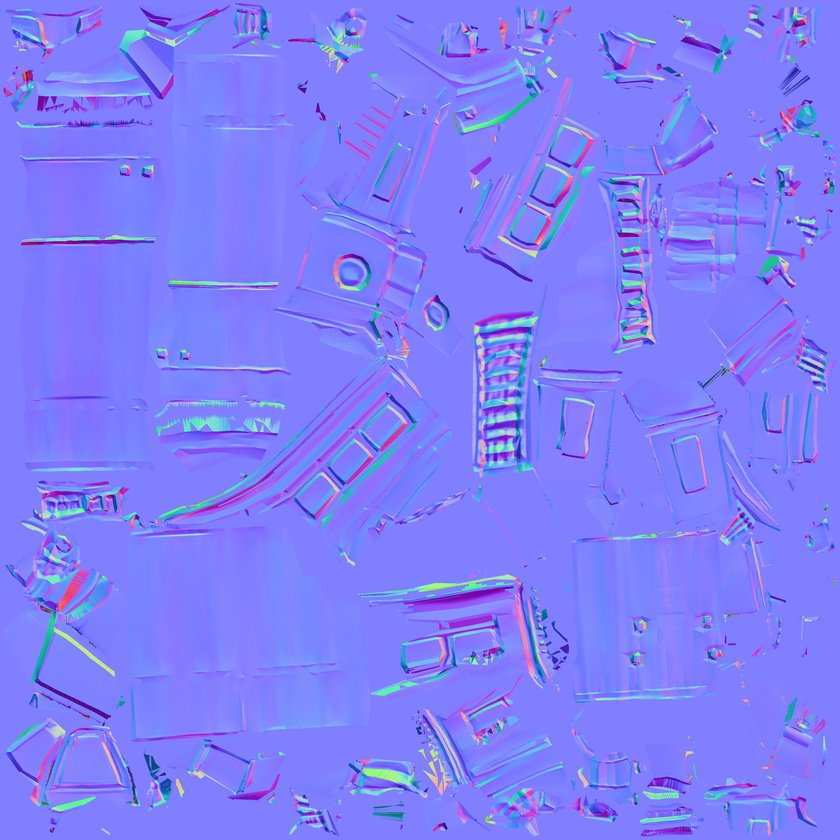
#> input picture tools/tex_WeaponBFG_0_img0.png, 840 x 840 px, shrunk from 2048 x 2048 before the run
$ python repair_normal_map.py tex_WeaponBFG_0_img0.png
#> lines starting #> are read from the running program, lines starting #| are printed output that depends on the picture; long printed decimals are rounded
#!/usr/bin/env python3
"""Reconstruct the blue channel of a tangent-space normal map from its R/G.

WHEN THIS IS VALID
    A tangent-space normal is a UNIT vector with z >= 0, so z is fully implied
    by x and y:  z = sqrt(1 - x^2 - y^2).  If R/G survived intact, B carries no
    independent information and can be recomputed exactly. That is the whole
    repair.

    It is only valid when R/G really are intact. This script REFUSES to run
    unless it can show that, and prints the evidence either way:
      * mean(R), mean(G) close to 127.5  (no directional bias baked in)
      * x^2 + y^2 <= 1 for every texel   (a real z exists everywhere)
    If x^2+y^2 exceeds 1 anywhere meaningful, the XY data is damaged too and the
    set must be RE-EXPORTED or RETIRED, not repaired. Use --force only if you
    have read the numbers and accept clamping.

CROSS-CHECK
    Both maps repaired so far were not randomly destroyed — they were INVERTED
    (B_stored = 255 - B_true, corr < -0.999). When that is the case there are
    two INDEPENDENT reconstructions of B: the geometric one, sqrt(1-x^2-y^2),
    and the arithmetic one, 255 - B_stored. The script reports how closely they
    agree. Agreement to ~1 grey level is strong proof the repair is right and
    not merely plausible.

USAGE
    python tools/repair_normal_map.py assets/surface_library/<set>/normal.png
    python tools/repair_normal_map.py <path> --xy-scale 0.45   # also tame loudness
    python tools/repair_normal_map.py <path> --dry-run         # analyse only

The original is preserved as <name>.corrupt.bak next to it (never deleted).
"""

from __future__ import annotations

import argparse
import shutil
import sys
from pathlib import Path

import numpy as np
from PIL import Image

Image.MAX_IMAGE_PIXELS = None

XY_MEAN_TOL = 3.0      # |mean - 127.5| allowed before we call R/G biased
OVERUNIT_TOL = 0.001   # fraction of texels allowed to have x^2+y^2 > 1


def main(argv=None) -> int:
    ap = argparse.ArgumentParser(prog="repair_normal_map.py", description=__doc__,
                                 formatter_class=argparse.RawDescriptionHelpFormatter)
    ap.add_argument("path", help="normal map PNG to repair in place")
    ap.add_argument("--xy-scale", type=float, default=1.0,
                    help="scale the XY deviation from neutral (e.g. 0.45 to tame an "
                         "over-loud map). Default 1.0 = leave the art alone.")
    ap.add_argument("--dry-run", action="store_true", help="report only, write nothing")
    ap.add_argument("--force", action="store_true",
                    help="repair even if the R/G integrity checks fail (clamps)")
    args = ap.parse_args(argv)

    p = Path(args.path)
    if not p.is_file():
        print(f"no such file: {p}", file=sys.stderr)
        return 2

    with Image.open(p) as im:
#> im is the input picture: PIL image 840x840 RGB; mean R, G, B 126.8, 127.2, 248.7
        mode, size = im.mode, im.size
#> mode = 'RGB'; size = (840, 840)
        a = np.asarray(im.convert("RGB"), dtype=np.float64)

    r, g, b = a[..., 0], a[..., 1], a[..., 2]
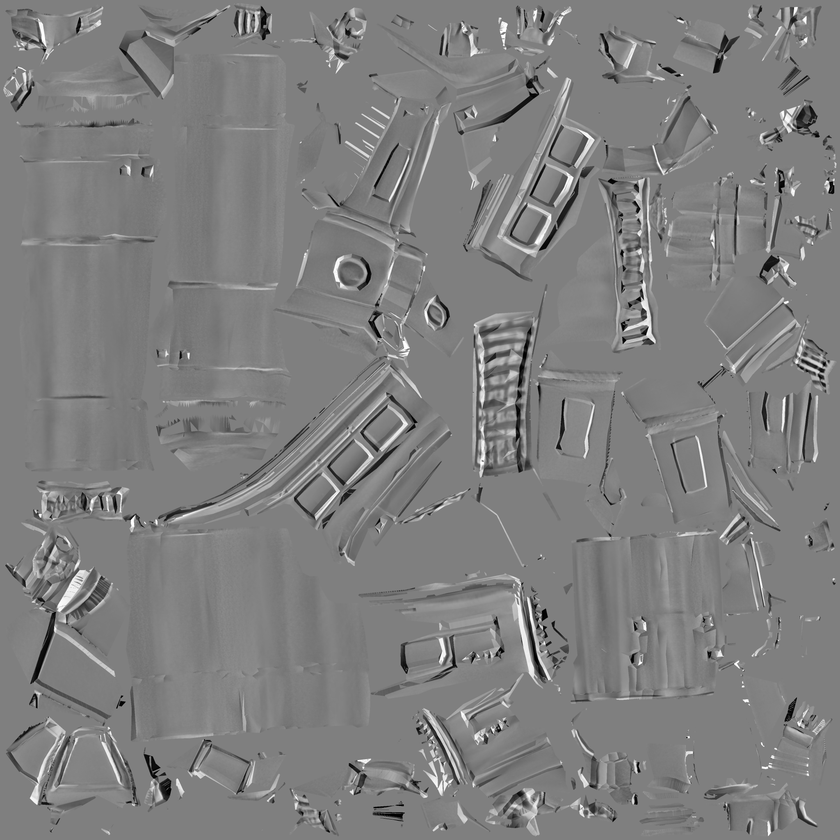
#> r: shape (840, 840) float64; min 0, max 255, mean 126.8
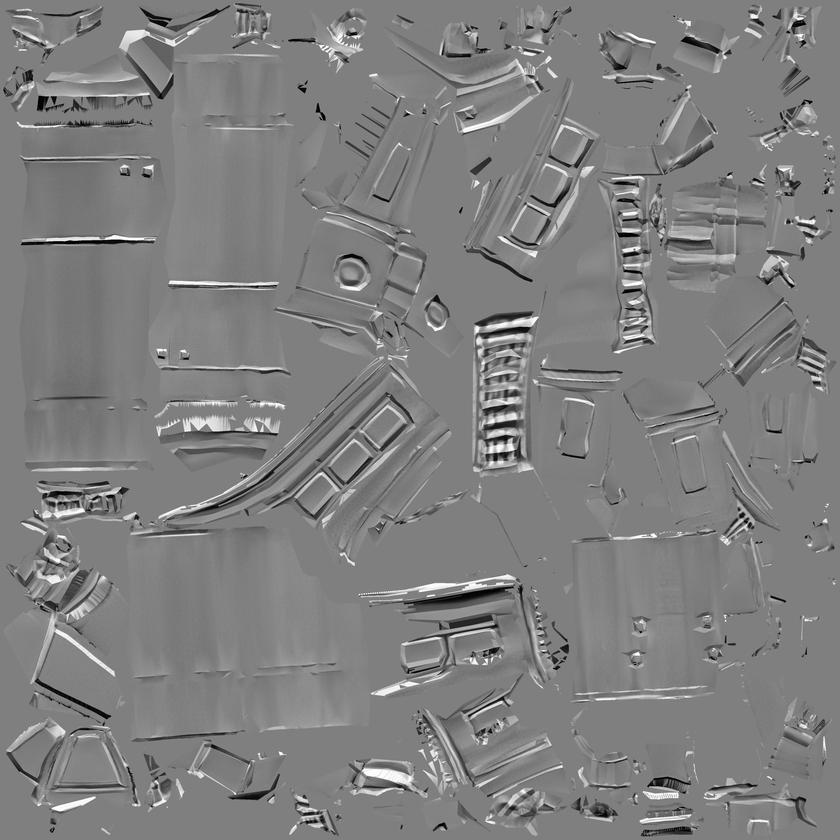
#> g: shape (840, 840) float64; min 0, max 255, mean 127.2
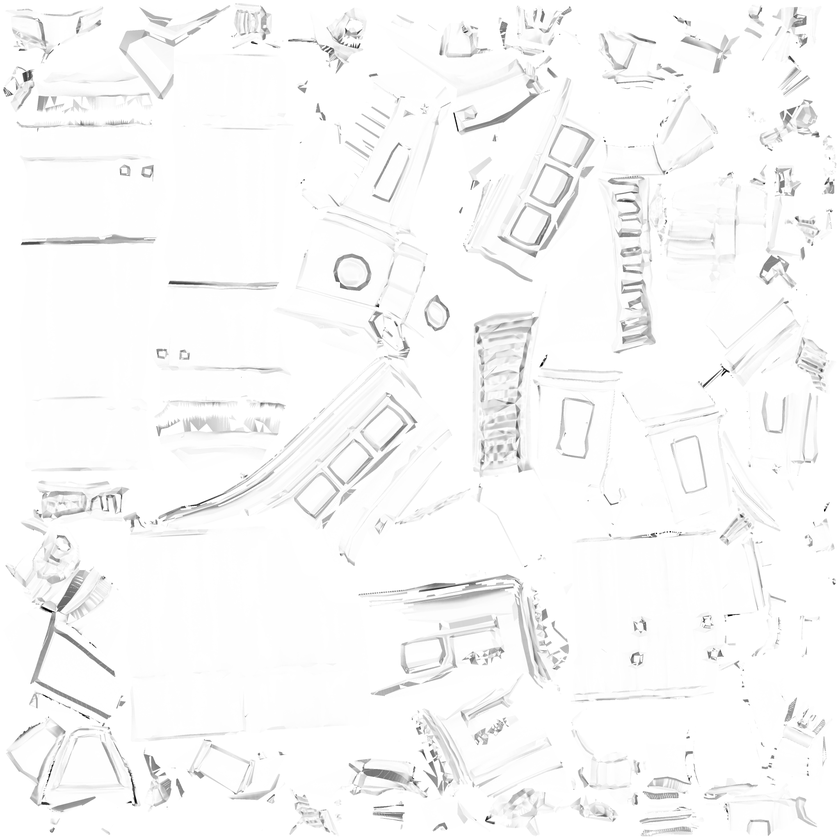
#> b: shape (840, 840) float64; min 0, max 255, mean 248.7
    x = r / 127.5 - 1.0
    y = g / 127.5 - 1.0
    xy2 = x * x + y * y
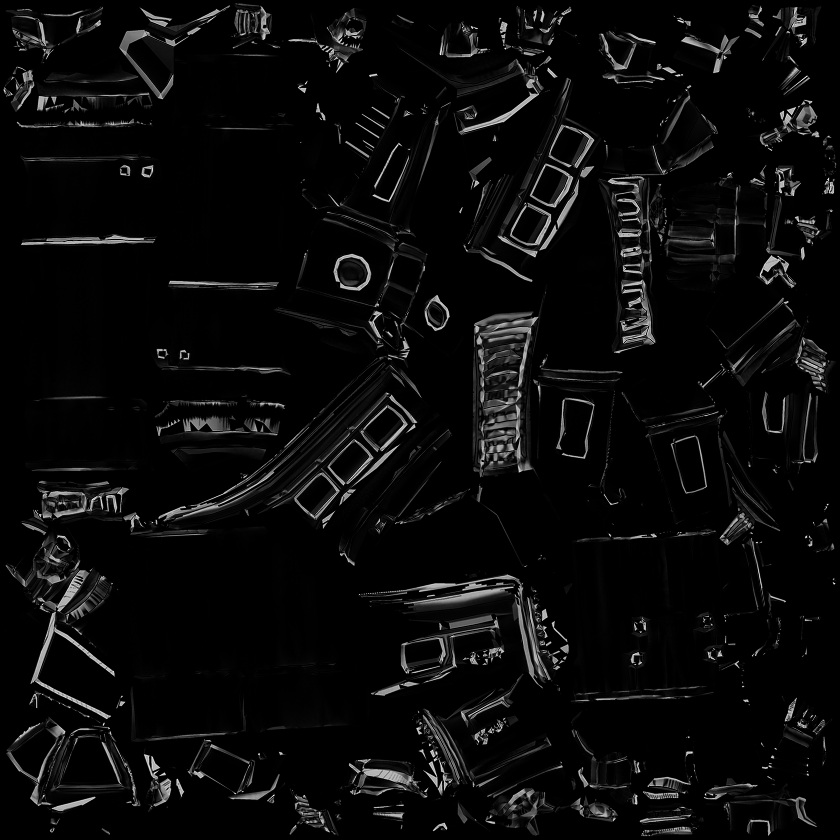
#> xy2: shape (840, 840) float64; min 3.08e-05, max 1.4, mean 0.0593; drawn with min black and max white

    over = float((xy2 > 1.0).mean())
#> over = 0.00541
    dr, dg = abs(r.mean() - 127.5), abs(g.mean() - 127.5)
#> dr = 0.672; dg = 0.268

    print(f"file      {p}  ({mode}, {size[0]}x{size[1]})")
#| file      tex_WeaponBFG_0_img0.png  (RGB, 840x840)
    print(f"R mean    {r.mean():8.3f}   (off neutral {r.mean() - 127.5:+.3f})")
#| R mean     126.828   (off neutral -0.672)
    print(f"G mean    {g.mean():8.3f}   (off neutral {g.mean() - 127.5:+.3f})")
#| G mean     127.232   (off neutral -0.268)
    print(f"B mean    {b.mean():8.3f}   min {b.min():.0f} max {b.max():.0f}")
#| B mean     248.656   min 0 max 255
    print(f"x^2+y^2   max {xy2.max():.6f}   frac>1 {over:.6f}")
#| x^2+y^2   max 1.399   frac>1 0.005407
    print(f"XY std    {np.sqrt(((r - 127.5)**2 + (g - 127.5)**2).mean() / 2.0):8.3f}")
#| XY std      21.946

    ok = True
    if dr > XY_MEAN_TOL or dg > XY_MEAN_TOL:
        print(f"REFUSE: R/G are not neutral (|off| {dr:.2f}/{dg:.2f} > {XY_MEAN_TOL}). "
              f"The XY data carries a bias — recomputing B would bake it in.")
        ok = False
    if over > OVERUNIT_TOL:
        print(f"REFUSE: {over * 100:.3f}% of texels have x^2+y^2 > 1 — no real z exists "
              f"there. XY is damaged; RE-EXPORT or RETIRE this set, do not repair it.")
#| REFUSE: 0.541% of texels have x^2+y^2 > 1 — no real z exists there. XY is damaged; RE-EXPORT or RETIRE this set, do not repair it.
        ok = False
    if not ok and not args.force:
        return 1
    if not ok:
        print("--force given: proceeding with clamping. The result is an approximation.")

    if args.xy_scale != 1.0:
        x *= args.xy_scale
        y *= args.xy_scale
        xy2 = x * x + y * y
        print(f"XY scaled by {args.xy_scale} -> new XY std "
              f"{np.sqrt(((x * 127.5)**2 + (y * 127.5)**2).mean() / 2.0):.3f}")

    z = np.sqrt(np.clip(1.0 - xy2, 0.0, 1.0))
    b_new = np.clip(np.rint((z * 0.5 + 0.5) * 255.0), 0, 255)

    # Independent cross-check: if the channel was merely INVERTED, then
    # 255 - b_stored is a second, arithmetic reconstruction of the same truth.
    if args.xy_scale == 1.0:
        b_inv = 255.0 - b
        d = np.abs(b_new - b_inv)
        corr = float(np.corrcoef(b.ravel(), b_new.ravel())[0, 1])
        print(f"cross-check vs (255 - B_stored): mean |diff| {d.mean():.4f}, "
              f"max {d.max():.0f}, {float((d <= 1).mean()) * 100:.3f}% within 1 level")
        print(f"corr(B_stored, B_repaired) = {corr:+.4f}  "
              f"({'INVERSION confirmed' if corr < -0.99 else 'not a clean inversion'})")

    print(f"B repaired: mean {b_new.mean():.3f}  min {b_new.min():.0f}  max {b_new.max():.0f}")

    if args.dry_run:
        print("--dry-run: nothing written.")
        return 0

    out = np.empty_like(a, dtype=np.uint8)
    out[..., 0] = np.clip(np.rint((x * 0.5 + 0.5) * 255.0), 0, 255).astype(np.uint8)
    out[..., 1] = np.clip(np.rint((y * 0.5 + 0.5) * 255.0), 0, 255).astype(np.uint8)
    out[..., 2] = b_new.astype(np.uint8)

    bak = p.with_name(p.name + ".corrupt.bak")
    if not bak.exists():
        shutil.copyfile(p, bak)
        print(f"original preserved -> {bak.name}")
    Image.fromarray(out, mode="RGB").save(p, optimize=True)
    print(f"WROTE {p} ({p.stat().st_size / 1e6:.2f} MB)")
    return 0


if __name__ == "__main__":
#> (the run stopped early here; a loop or call above may not have finished)
